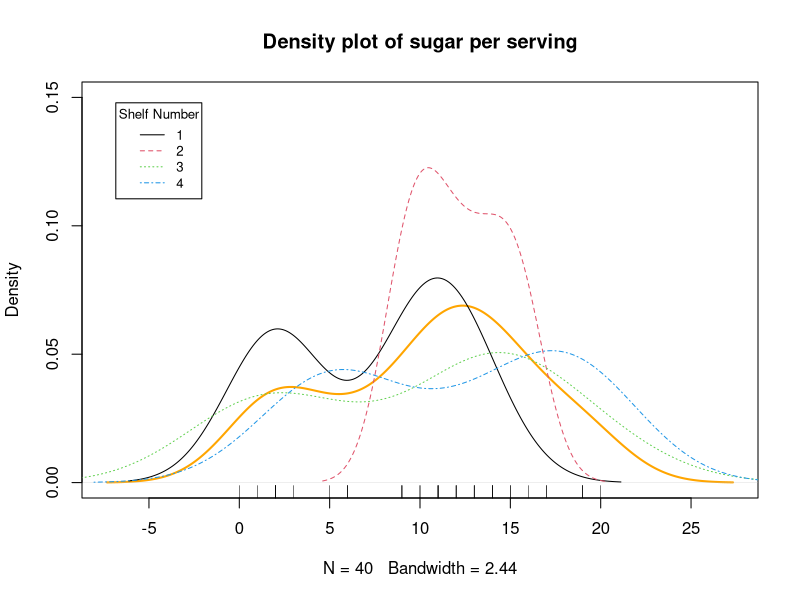
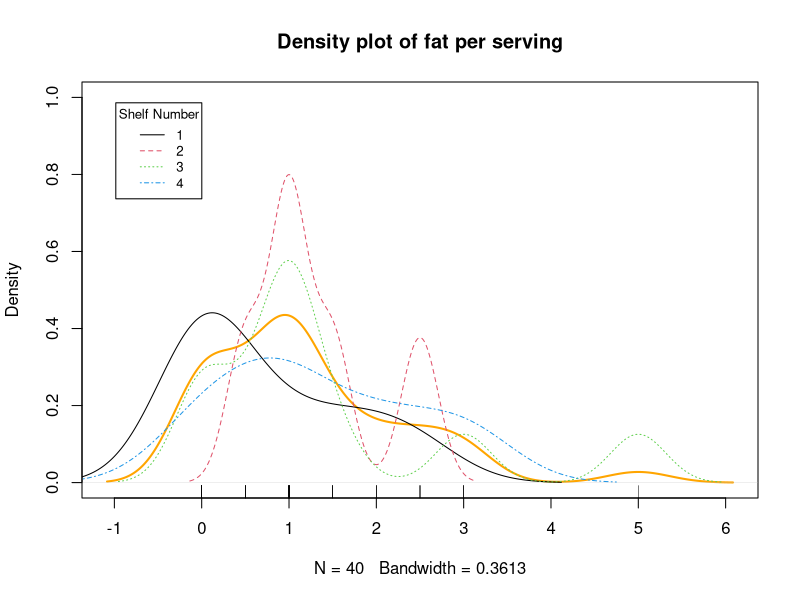
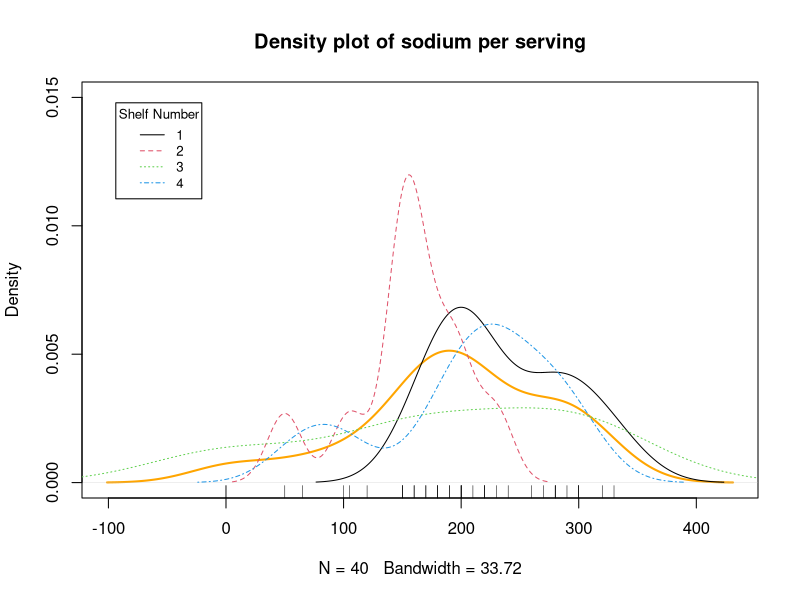
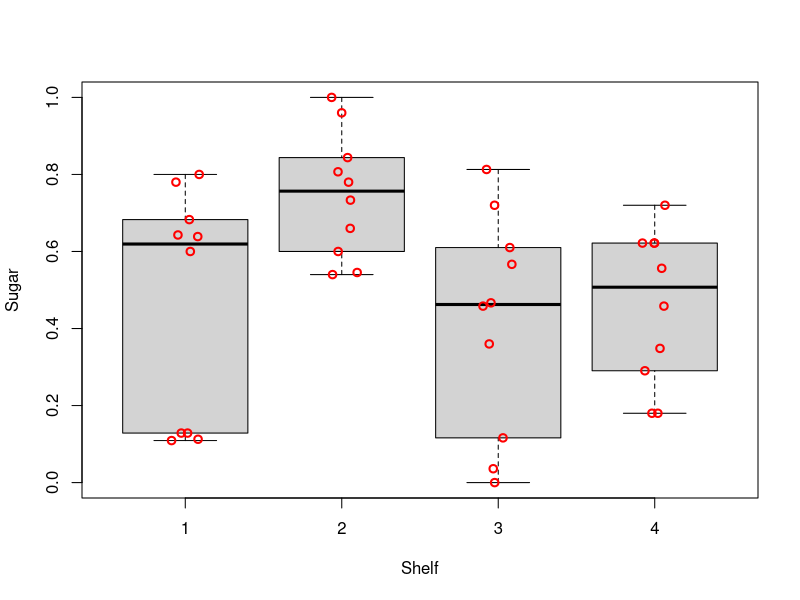
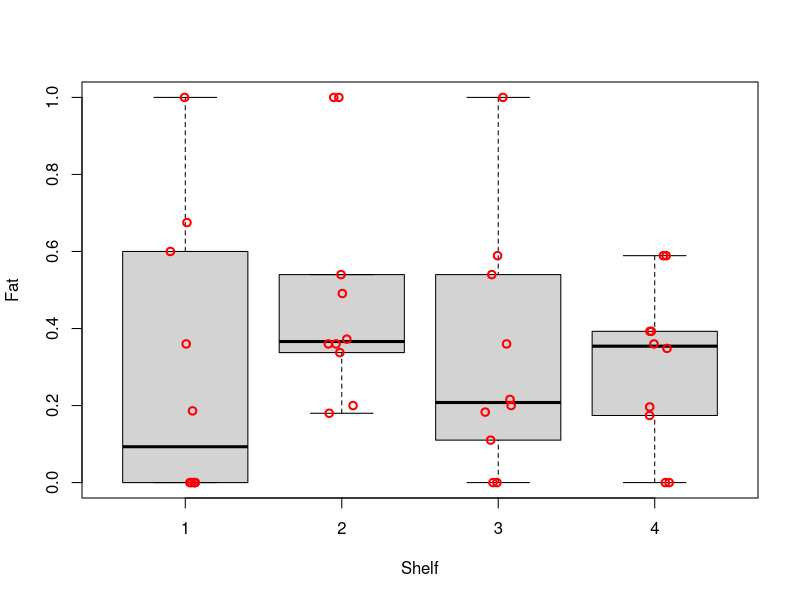
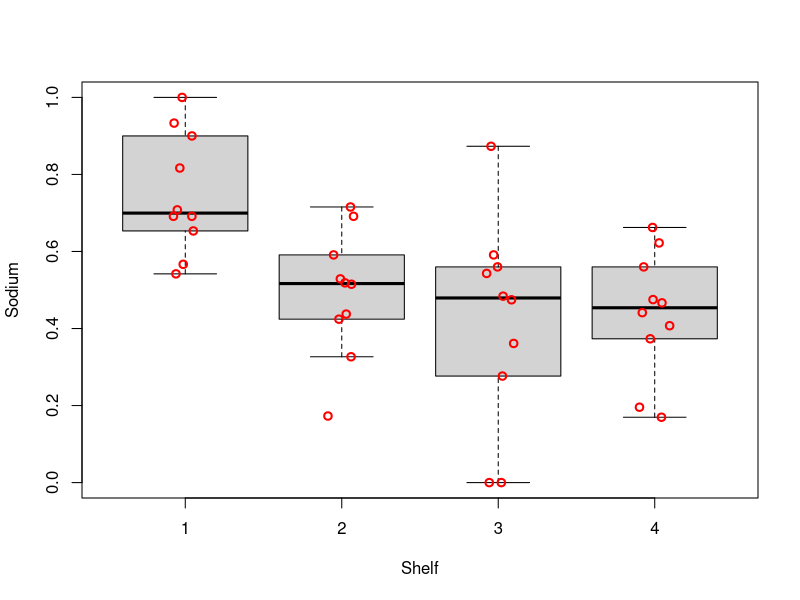
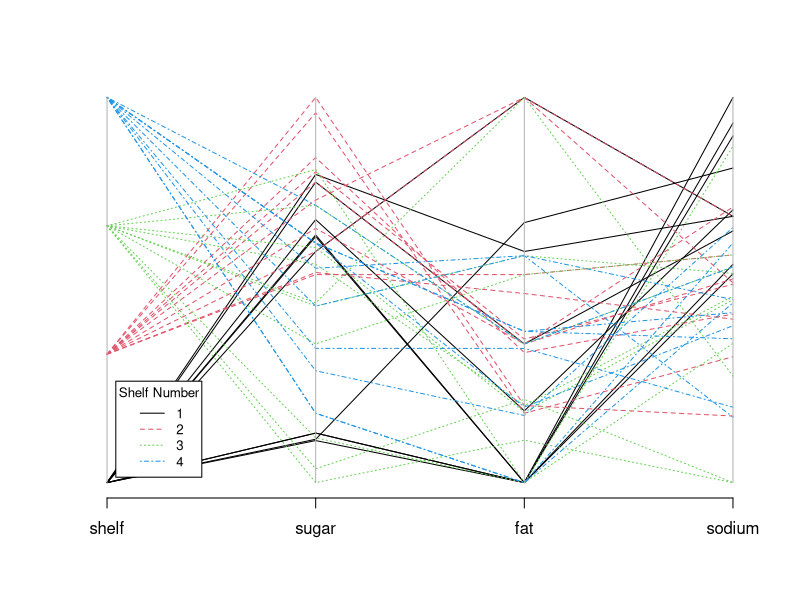
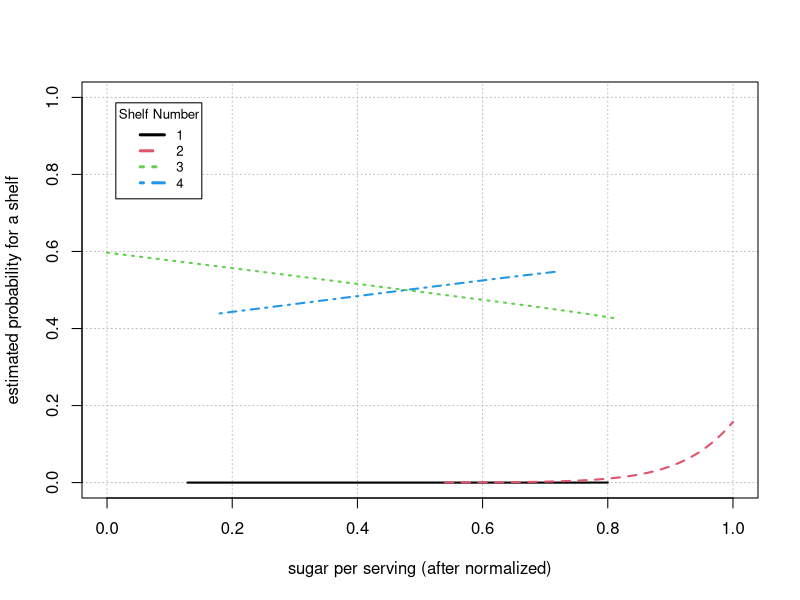

Here is the R script that generated these plots, in order:
## ---- chunk 1
# add packages
library(car)
library(dplyr)
library(Hmisc)
library(knitr)
library(MASS)
library(nnet)
# prevent source code from running off the page
opts_chunk$set(tidy.opts=list(width.cutoff=70), tidy=TRUE)
# remove all objects from current workspace
rm(list = ls())
# set seed number to reproduce results
set.seed(1)
# load data
d <- read.csv("./dataset/cereal_dillons.csv", header=TRUE, sep=",")
## ---- chunk 2
# structure of data
str(d)
# summary of data
kable(summary(d[, 4:7]))
# list row with missing values
d[!complete.cases(d),]
## ---- chunk 3
# 1. adjust for different serving sizes 
adj.d <- data.frame(shelf = d$Shelf, 
                    sugar = d$sugar_g/d$size_g,
                    fat = d$fat_g/d$size_g, 
                    sodium = (d$sodium_mg/1000)/d$size_g)
# 2. normalize data to be within 0 and 1
normalize <- function(x) { (x-min(x))/(max(x)-min(x)) }
norm.d <- data.frame(shelf = adj.d$shelf, 
                     sugar = normalize(adj.d$sugar),
                     fat = normalize(adj.d$fat),
                     sodium = normalize(adj.d$sodium))
## ---- chunk 4
# explanatory variable: sugar
plot(density(d$sugar_g), col = "orange", lwd = 2, ylim = c(0, 0.15), main = "Density plot of sugar per serving")
lapply(seq(1, 4), function(shelf) lines(density(d[which(d$Shelf == shelf),]$sugar_g), col = shelf, lty = shelf))
rug(d$sugar_g)
legend("topleft", cex = 0.8, inset = .05, title = "Shelf Number", 
       legend = seq(1, 4), col = seq(1, 4), lty = seq(1, 4))

# explanatory variable: fat
plot(density(d$fat_g), col = "orange", lwd = 2, ylim = c(0, 1), main = "Density plot of fat per serving")
lapply(seq(1, 4), function(shelf) lines(density(d[which(d$Shelf == shelf),]$fat_g), col = shelf, lty = shelf))
rug(d$fat_g)
legend("topleft", cex = 0.8, inset = .05, title = "Shelf Number", 
       legend = seq(1, 4), col = seq(1, 4), lty = seq(1, 4))

# explanatory variable: sodium
plot(density(d$sodium_mg), col = "orange", lwd = 2, ylim = c(0, 0.015), main = "Density plot of sodium per serving")
lapply(seq(1, 4), function(shelf) lines(density(d[which(d$Shelf == shelf),]$sodium_mg), col = shelf, lty = shelf))
rug(d$sodium_mg)
legend("topleft", cex = 0.8, inset = .05, title = "Shelf Number", 
       legend = seq(1, 4), col = seq(1, 4), lty = seq(1, 4))
## ---- chunk 5
# explanatory variable: sugar
boxplot(formula = sugar ~ shelf, data = norm.d, ylab = "Sugar", xlab = "Shelf", pars = list(outpch=NA))
stripchart(x = norm.d$sugar ~ norm.d$shelf, lwd = 2, col = "red", method = "jitter", vertical = TRUE, pch = 1, add = TRUE)

# explanatory variable: fat
boxplot(formula = fat ~ shelf, data = norm.d, ylab = "Fat", xlab = "Shelf", pars = list(outpch=NA))
stripchart(x = norm.d$fat ~ norm.d$shelf, lwd = 2, col = "red", method = "jitter", vertical = TRUE, pch = 1, add = TRUE)

# explanatory variable: sodium
boxplot(formula = sodium ~ shelf, data = norm.d, ylab = "Sodium", xlab = "Shelf", pars = list(outpch=NA))
stripchart(x = norm.d$sodium ~ norm.d$shelf, lwd = 2, col = "red", method = "jitter", vertical = TRUE, pch = 1, add = TRUE)
## ---- chunk 6
parcoord(x = norm.d, col = norm.d$shelf, lty = norm.d$shelf)  
legend("bottomleft", cex = 0.8, inset = .05, title = "Shelf Number",  bg = "white",
       legend = seq(1, 4), col = seq(1, 4), lty = seq(1, 4))
## ---- chunk 7
# print out the mean and standard deviation 
norm.d %>% 
  group_by(shelf) %>% 
  summarise(mean.sugar=mean(sugar), sd.sugar=sd(sugar), 
            mean.fat=mean(fat), sd.fat=sd(fat),
            mean.sodium=mean(sodium), sd.sodium=sd(sodium))
## ---- chunk 8
# set shelf 2 as the base level
norm.d$shelf <- factor(norm.d$shelf)
norm.d$shelf <- relevel(norm.d$shelf, ref="2")
# estimate multinomial regression model 
m <- multinom(formula = shelf ~ sugar + fat + sodium, data = norm.d)
summary(m)
# perform LRT to examine importance of each variable
Anova(m)
## ---- chunk 9
saturated.m <- multinom(formula = shelf ~ sugar * fat * sodium, data = norm.d)
Anova(saturated.m)
## ---- chunk 10
# Apple Jack's content
serving <- 28
sugar <- 12
fat <- 0.5
sodium <- 130
# predict Apple Jack's shelf placement
predict(object = m, 
        data.frame(sugar = (sugar/serving - min(adj.d$sugar))/(max(adj.d$sugar)-min(adj.d$sugar)),
                   fat = (fat/serving - min(adj.d$fat))/(max(adj.d$fat)-min(adj.d$fat)),
                   sodium = (sodium/serving - min(adj.d$sodium))/(max(adj.d$sodium)-min(adj.d$sodium))),
        type = "probs")
## ---- chunk 11

beta.hat <- coefficients(m)
mean.fat <- mean(norm.d$fat)
mean.sodium <- mean(norm.d$sodium)

curve(expr = 1/(1 + exp(beta.hat[1,1] + beta.hat[1,2]*x + mean.fat + mean.sodium) + exp(beta.hat[2,1] + beta.hat[2,2]*x + mean.fat + mean.sodium) + exp(beta.hat[3,1] + beta.hat[3,2]*x + mean.fat + mean.sodium)), 
      ylab = 'estimated probability for a shelf', xlab = 'sugar per serving (after normalized)',
      ylim = c(0,1), xlim = c(0,1), type = 'n',
      panel.first = grid(col = "gray", lty = "dotted"))

# pi.hat.shelf.1
curve(expr = exp(beta.hat[1,1] + beta.hat[1,2]*x + mean.fat + mean.sodium)/(1 + exp(beta.hat[1,1] + beta.hat[1,2]*x + mean.fat + mean.sodium) + exp(beta.hat[2,1] + beta.hat[2,2]*x + mean.fat + mean.sodium) + exp(beta.hat[3,1] + beta.hat[3,2]*x + mean.fat + mean.sodium)),
  col = 1, lty = 1, lwd = 2, n = 1000, add = TRUE,
  xlim = c(norm.d$sugar[norm.d$shelf == 1]), max(norm.d$sugar[norm.d$shelf == 1]))

# pi.hat.shelf.2 
curve(expr = 1/(1 + exp(beta.hat[1,1] + beta.hat[1,2]*x + mean.fat + mean.sodium) + exp(beta.hat[2,1] + beta.hat[2,2]*x + mean.fat + mean.sodium) + exp(beta.hat[3,1] + beta.hat[3,2]*x + mean.fat + mean.sodium)),
  col = 2, lty = 2, lwd = 2, n = 1000, add = TRUE,
  xlim = c(min(norm.d$sugar[norm.d$shelf == 2]), max(norm.d$sugar[norm.d$shelf == 2])))

# pi.hat.shelf.3
curve(expr = exp(beta.hat[2,1] + beta.hat[2,2]*x + mean.fat + mean.sodium)/(1 + exp(beta.hat[1,1] + beta.hat[1,2]*x + mean.fat + mean.sodium) + exp(beta.hat[2,1] + beta.hat[2,2]*x + mean.fat + mean.sodium) + exp(beta.hat[3,1] + beta.hat[3,2]*x + mean.fat + mean.sodium)),
  col = 3, lty = 3, lwd = 2, n = 1000, add = TRUE,
  xlim = c(min(norm.d$sugar[norm.d$shelf == 3]), max(norm.d$sugar[norm.d$shelf == 3]))) 

# pi.hat.shelf.4
curve(expr = exp(beta.hat[3,1] + beta.hat[3,2]*x + mean.fat + mean.sodium)/(1 + exp(beta.hat[1,1] + beta.hat[1,2]*x + mean.fat + mean.sodium) + exp(beta.hat[2,1] + beta.hat[2,2]*x + mean.fat + mean.sodium) + exp(beta.hat[3,1] + beta.hat[3,2]*x + mean.fat + mean.sodium)),
  col = 4, lty = 4, lwd = 2, n = 1000, add = TRUE,
  xlim = c(min(norm.d$sugar[norm.d$shelf == 4]), max(norm.d$sugar[norm.d$shelf == 4]))) 

# legend
legend('topleft', cex=0.8, inset=.05, title='Shelf Number', legend=seq(1,4), col=seq(1,4), lty=seq(1,4), lwd=rep(3,4))
## ---- chunk 12
mean.sugar <- mean(norm.d$sugar)
# estimated multinomial regression model for the data where ...
# fat is the only explanatory variable included in the model
curve(expr = 1/(1 + exp(beta.hat[1,1] + beta.hat[1,3]*x + mean.sugar + mean.sodium) + exp(beta.hat[2,1] + beta.hat[2,3]*x + mean.sugar + mean.sodium) + exp(beta.hat[3,1] + beta.hat[3,3]*x + mean.sugar + mean.sodium)), 
      ylab = 'estimated probability for a shelf', xlab = 'fat per serving (after normalized)',
      ylim = c(0,1), xlim = c(0,1), type = 'n',
      panel.first = grid(col = "gray", lty = "dotted"))
# pi.hat.shelf.1
curve(expr = exp(beta.hat[1,1] + beta.hat[1,3]*x + mean.sugar + mean.sodium)/(1 + exp(beta.hat[1,1] + beta.hat[1,3]*x + mean.sugar + mean.sodium) + exp(beta.hat[2,1] + beta.hat[2,3]*x + mean.sugar + mean.sodium) + exp(beta.hat[3,1] + beta.hat[3,3]*x + mean.sugar + mean.sodium)),
  col = 1, lty = 1, lwd = 2, n = 1000, add = TRUE,
  xlim = c(norm.d$fat[norm.d$shelf == 1]), max(norm.d$fat[norm.d$shelf == 1]))
# pi.hat.shelf.2 
curve(expr = 1/(1 + exp(beta.hat[1,1] + beta.hat[1,3]*x + mean.sugar + mean.sodium) + exp(beta.hat[2,1] + beta.hat[2,3]*x + mean.sugar + mean.sodium) + exp(beta.hat[3,1] + beta.hat[3,3]*x + mean.sugar + mean.sodium)),
  col = 2, lty = 2, lwd = 2, n = 1000, add = TRUE,
  xlim = c(min(norm.d$fat[norm.d$shelf == 2]), max(norm.d$fat[norm.d$shelf == 2])))
# pi.hat.shelf.3
curve(expr = exp(beta.hat[2,1] + beta.hat[2,3]*x + mean.sugar + mean.sodium)/(1 + exp(beta.hat[1,1] + beta.hat[1,3]*x + mean.sugar + mean.sodium) + exp(beta.hat[2,1] + beta.hat[2,3]*x + mean.sugar + mean.sodium) + exp(beta.hat[3,1] + beta.hat[3,3]*x + mean.sugar + mean.sodium)),
  col = 3, lty = 3, lwd = 2, n = 1000, add = TRUE,
  xlim = c(min(norm.d$fat[norm.d$shelf == 3]), max(norm.d$fat[norm.d$shelf == 3]))) 
# pi.hat.shelf.4
curve(expr = exp(beta.hat[3,1] + beta.hat[3,3]*x + mean.sugar + mean.sodium)/(1 + exp(beta.hat[1,1] + beta.hat[1,3]*x + mean.sugar + mean.sodium) + exp(beta.hat[2,1] + beta.hat[2,3]*x + mean.sugar + mean.sodium) + exp(beta.hat[3,1] + beta.hat[3,3]*x + mean.sugar + mean.sodium)),
  col = 4, lty = 4, lwd = 2, n = 1000, add = TRUE,
  xlim = c(min(norm.d$fat[norm.d$shelf == 4]), max(norm.d$fat[norm.d$shelf == 4]))) 
# legend
legend('topleft', cex=0.8, inset=.05, title='Shelf Number', legend=seq(1,4), col=seq(1,4), lty=seq(1,4), lwd=rep(3,4))

# sodium is the only explanatory variable included in the model
curve(expr = 1/(1 + exp(beta.hat[1,1] + beta.hat[1,4]*x + mean.sugar + mean.fat) + exp(beta.hat[2,1] + beta.hat[2,4]*x + mean.sugar + mean.fat) + exp(beta.hat[3,1] + beta.hat[3,4]*x + mean.sugar + mean.fat)), 
      ylab = 'estimated probability for a shelf', xlab = 'sodium per serving (after normalized)',
      ylim = c(0,1), xlim = c(0,1), type = 'n',
      panel.first = grid(col = "gray", lty = "dotted"))
# pi.hat.shelf.1
curve(expr = exp(beta.hat[1,1] + beta.hat[1,4]*x + mean.sugar + mean.fat)/(1 + exp(beta.hat[1,1] + beta.hat[1,4]*x + mean.sugar + mean.fat) + exp(beta.hat[2,1] + beta.hat[2,4]*x + mean.sugar + mean.fat) + exp(beta.hat[3,1] + beta.hat[3,4]*x + mean.sugar + mean.fat)),
  col = 1, lty = 1, lwd = 2, n = 1000, add = TRUE,
  xlim = c(norm.d$sodium[norm.d$shelf == 1]), max(norm.d$sodium[norm.d$shelf == 1]))
# pi.hat.shelf.2 
curve(expr = 1/(1 + exp(beta.hat[1,1] + beta.hat[1,4]*x + mean.sugar + mean.fat) + exp(beta.hat[2,1] + beta.hat[2,4]*x + mean.sugar + mean.fat) + exp(beta.hat[3,1] + beta.hat[3,4]*x + mean.sugar + mean.fat)),
  col = 2, lty = 2, lwd = 2, n = 1000, add = TRUE,
  xlim = c(min(norm.d$sodium[norm.d$shelf == 2]), max(norm.d$sodium[norm.d$shelf == 2])))
# pi.hat.shelf.3
curve(expr = exp(beta.hat[2,1] + beta.hat[2,4]*x + mean.sugar + mean.fat)/(1 + exp(beta.hat[1,1] + beta.hat[1,4]*x + mean.sugar + mean.fat) + exp(beta.hat[2,1] + beta.hat[2,4]*x + mean.sugar + mean.fat) + exp(beta.hat[3,1] + beta.hat[3,4]*x + mean.sugar + mean.fat)),
  col = 3, lty = 3, lwd = 2, n = 1000, add = TRUE,
  xlim = c(min(norm.d$sodium[norm.d$shelf == 3]), max(norm.d$sodium[norm.d$shelf == 3]))) 
# pi.hat.shelf.4
curve(expr = exp(beta.hat[3,1] + beta.hat[3,4]*x + mean.sugar + mean.fat)/(1 + exp(beta.hat[1,1] + beta.hat[1,4]*x + mean.sugar + mean.fat) + exp(beta.hat[2,1] + beta.hat[2,4]*x + mean.sugar + mean.fat) + exp(beta.hat[3,1] + beta.hat[3,4]*x + mean.sugar + mean.fat)),
  col = 4, lty = 4, lwd = 2, n = 1000, add = TRUE,
  xlim = c(min(norm.d$sodium[norm.d$shelf == 4]), max(norm.d$sodium[norm.d$shelf == 4]))) 
# legend
legend('topleft', cex=0.8, inset=.05, title='Shelf Number', legend=seq(1,4), col=seq(1,4), lty=seq(1,4), lwd=rep(3,4))
## ---- chunk 13
# standard deviation
sd.d <- apply(norm.d[2:4], 2, sd) 
round(sd.d, 2)

# wald ci
conf.beta <- confint(m, level=0.95)
ci.or.shelf.1 <- exp(sd.d * conf.beta[2:4, 1:2, 1])
ci.or.shelf.2 <- exp(sd.d * conf.beta[2:4, 1:2, 2])
ci.or.shelf.3 <- exp(sd.d * conf.beta[2:4, 1:2, 3])

print('odd ratio for shelf 1 vs shelf 2:')
#round(exp(sd.d * beta.hat[1, 2:4]), 2)
round(1/exp(sd.d * beta.hat[1, 2:4]), 2)
round(data.frame(low=1/ci.or.shelf.1[,2], up=1/ci.or.shelf.1[,1]), 2)

print('odd ratio for shelf 3 vs shelf 2:')
#round(exp(sd.d * beta.hat[2, 2:4]), 2)
round(1/exp(sd.d * beta.hat[2, 2:4]), 2)
round(data.frame(low=1/ci.or.shelf.2[,2], up=1/ci.or.shelf.2[,1]), 2)

print('odd ratio for shelf 4 vs shelf 2:')
#round(exp(sd.d * beta.hat[3, 2:4]), 2)
round(1/exp(sd.d * beta.hat[3, 2:4]), 2)
round(data.frame(low=1/ci.or.shelf.3[,2], up=1/ci.or.shelf.3[,1]), 2)
